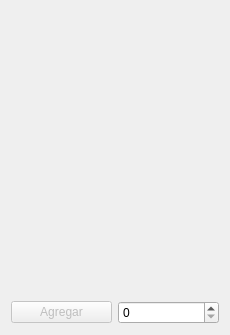
<?xml version="1.0" encoding="UTF-8"?>
<ui version="4.0">
 <class>Product</class>
 <widget class="QWidget" name="Product">
  <property name="geometry">
   <rect>
    <x>0</x>
    <y>0</y>
    <width>230</width>
    <height>335</height>
   </rect>
  </property>
  <property name="windowTitle">
   <string>Form</string>
  </property>
  <layout class="QGridLayout" name="gridLayout">
   <item row="0" column="0" colspan="2">
    <widget class="QLabel" name="img">
     <property name="text">
      <string/>
     </property>
    </widget>
   </item>
   <item row="2" column="0" colspan="2">
    <widget class="QLabel" name="price">
     <property name="font">
      <font>
       <family>MS Shell Dlg 2</family>
       <pointsize>9</pointsize>
       <weight>9</weight>
       <italic>false</italic>
       <bold>false</bold>
      </font>
     </property>
     <property name="styleSheet">
      <string notr="true">font: 75 9pt &quot;MS Shell Dlg 2&quot;;</string>
     </property>
     <property name="text">
      <string/>
     </property>
    </widget>
   </item>
   <item row="3" column="1">
    <widget class="QSpinBox" name="sp_Cantidad"/>
   </item>
   <item row="1" column="0" colspan="2">
    <widget class="QLabel" name="name">
     <property name="font">
      <font>
       <family>MS Shell Dlg 2</family>
       <pointsize>8</pointsize>
       <weight>50</weight>
       <italic>false</italic>
       <bold>false</bold>
      </font>
     </property>
     <property name="styleSheet">
      <string notr="true">font: 7.5pt &quot;MS Shell Dlg 2&quot;;</string>
     </property>
     <property name="text">
      <string/>
     </property>
    </widget>
   </item>
   <item row="3" column="0">
    <widget class="QPushButton" name="btn_Agregar">
     <property name="enabled">
      <bool>false</bool>
     </property>
     <property name="styleSheet">
      <string notr="true">font: 75 9pt &quot;MS Shell Dlg 2&quot;;</string>
     </property>
     <property name="text">
      <string>Agregar</string>
     </property>
    </widget>
   </item>
  </layout>
 </widget>
 <resources/>
 <connections/>
</ui>
